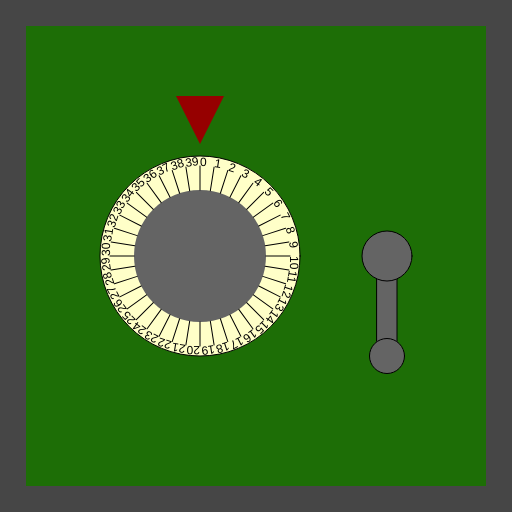
Frame 1 (no input)
Frame 60 (no input): identical to frame 1, image omitted
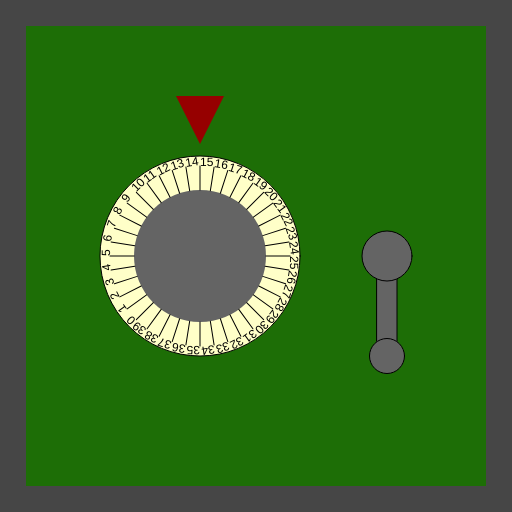
Frame 120 (the mouse pressed at the canvas centre since frame 60)

The p5.js sketch that drew these frames (run headless with seeded random() and noise() and a simulated clock; from frame 60 on, the mouse is pressed at the canvas centre):

// p5.js sketch
// ── sketch.js
/*

Officer: 5533988
CaseNum: 303-0-53463047-5533988

Case 303 - The Case of the Crooked Attorney
Stage 1 - Torvalds' Office

District Attorney Torvalds is well respected in Console City as an upstanding citizen and
enforcer of the law. Of course he’s as crooked as they come. I’ve had enough of having our
hard work at Sleuth and Co undermined by his bribes and back-payments. Let’s take take this
sucker down. I happen to know that Torvalds keeps his incriminating documents spread amongst
several safes in town. I’ll need you to bend the rules a little by breaking into them and
retrieving the incriminating evidence.

The first safe is in Torvald’s office. Crack it by doing the following:

	When the mouse button is released:
	- Make hidden_locker_valueA equal to 24 

	When the mouse button is pressed:
	- Make hidden_locker_valueA equal to 15

	When any key is pressed:
	- Make hidden_locker_valueA equal to 35

	Whilst the mouse is being dragged:
	- Make hidden_locker_valueA equal to 34

	When any key is pressed:
	- Make hidden_locker_valueB equal to 31

	When the mouse button is released:
	- Make hidden_locker_valueB equal to 40

	Whilst the mouse is being dragged:
	- Make hidden_locker_valueB equal to 73

	When any key is released:
	- Make hidden_locker_valueB equal to 44



There are many possible ways of investigating this case, but you
should use ONLY the following commands:

	- The assignment operator aka. the equals sign !

*/

//declare the variables

var hidden_locker_valueA;
var hidden_locker_valueB;


function preload()
{
	//IMAGES WILL BE LOADED HERE

}

function setup()
{
	createCanvas(512,512);

	//initialise the variables
	hidden_locker_valueA = 0;
	hidden_locker_valueB = 0;

}

///////////////////EVENT HANDLERS///////////////////

//Add your code to these events to open the safe ...

function mouseMoved()
{
	console.log("mouseMoved", mouseX, mouseY);
}

function mouseDragged()
{
	console.log("mouseDragged", mouseX, mouseY);
	hidden_locker_valueA = 34;
	hidden_locker_valueB = 73;
}

function mousePressed()
{
	console.log("mousePressed");
	hidden_locker_valueA = 15;
}

function mouseReleased()
{
	console.log("mouseReleased");
	hidden_locker_valueA = 24;
	hidden_locker_valueB = 40;
}

function keyPressed()
{
	console.log("keyPressed", key);
	hidden_locker_valueA = 35;
	hidden_locker_valueB = 31;
}

function keyReleased()
{
	console.log("keyReleased", key);
	hidden_locker_valueB = 44
}

///////////////DO NOT CHANGE CODE BELOW THIS POINT///////////////////

function draw()
{


	//Draw the safe door
	background(70);
	noStroke();
	fill(29,110,6);
	rect(26,26,width-52,width-52);

	//Draw the combination dial
	push();
	translate(200,height/2);
	drawDial(200, hidden_locker_valueA, 40);
	pop();

	//Draw the lever
	push();
	translate(width - 125,256);
	drawLever(hidden_locker_valueB);
	pop();

}

function drawDial(diameter,num,maxNum)
{
	//the combination lock

	var r = diameter * 0.5;
	var p = r * 0.6;

	stroke(0);
	fill(255,255,200);
	ellipse(0,0,diameter,diameter);
	fill(100);
	noStroke();
	ellipse(0,0,diameter*0.66,diameter*0.66);
	fill(150,0,0);
	triangle(
		-p * 0.4,-r-p,
		p * 0.4,-r-p,
		0,-r-p/5
	);

	noStroke();

	push();
	var inc = 360/maxNum;

	rotate(radians(-num * inc));
	for(var i = 0; i < maxNum; i++)
	{
		push();
		rotate(radians(i * inc));
		stroke(0);
		line(0,-r*0.66,0,-(r-10));
		noStroke();
		fill(0);
		text(i,0,-(r-10));
		pop();
	}

	pop();
}

function drawLever(rot)
{
	push();
	rotate(radians(-rot))
	stroke(0);
	fill(100);
	rect(-10,0,20,100);
	ellipse(0,0,50,50);
	ellipse(0,100,35,35);
	pop();
}
